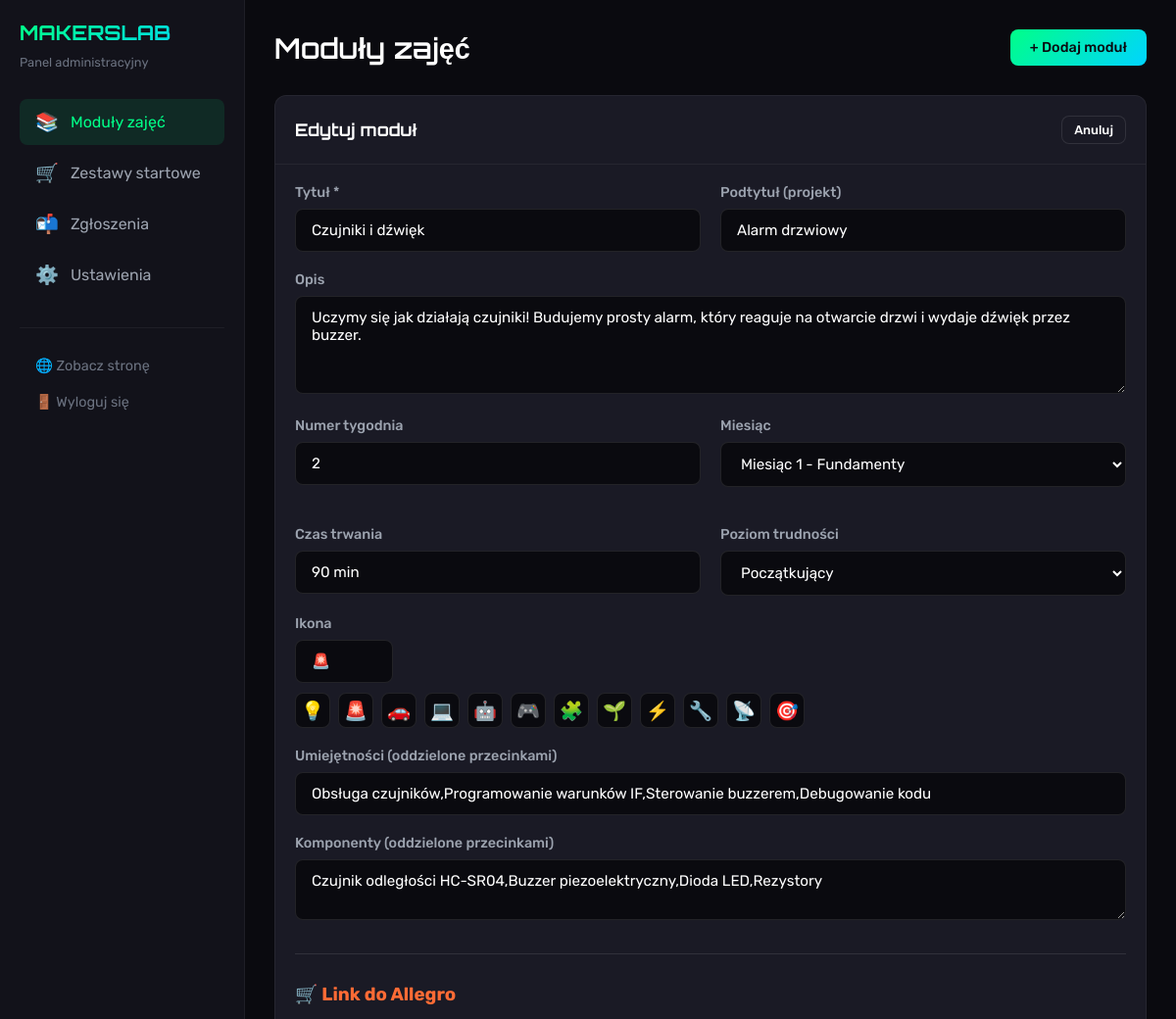
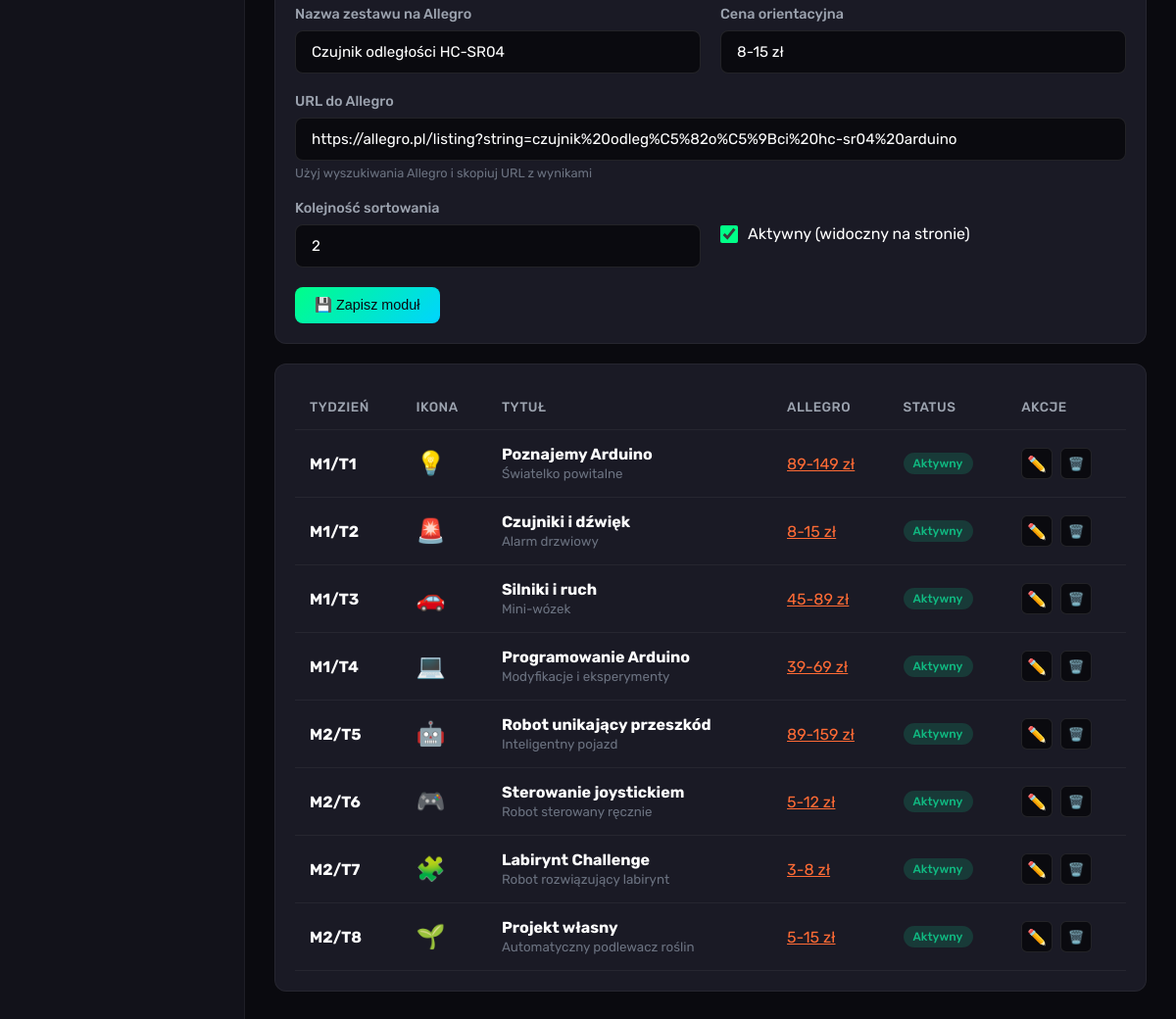
The app's page /admin.php?tab=modules&edit_module=2 (signed in) with its own data (2 pictures, top to bottom).
### tables this page shows
CREATE TABLE modules (
                id INTEGER PRIMARY KEY AUTOINCREMENT,
                title VARCHAR(255) NOT NULL,
                subtitle VARCHAR(255),
                description TEXT,
                week_number INTEGER,
                month_number INTEGER DEFAULT 1,
                duration VARCHAR(50) DEFAULT '60 min',
                difficulty VARCHAR(20) DEFAULT 'beginner',
                icon VARCHAR(50) DEFAULT '🔧',
                allegro_url TEXT,
                allegro_price VARCHAR(50),
                allegro_title VARCHAR(255),
                skills TEXT,
                components TEXT,
                is_active INTEGER DEFAULT 1,
                sort_order INTEGER DEFAULT 0,
                created_at DATETIME DEFAULT CURRENT_TIMESTAMP,
                updated_at DATETIME DEFAULT CURRENT_TIMESTAMP
            );

### admin.php (the view, shortened to what the rows shown need)
<?php
require_once __DIR__ . '/includes/database.php';
$db = Database::getInstance();
$isLoggedIn = isset($_SESSION['admin_logged_in']) && $_SESSION['admin_logged_in'] === true;
$loginError = '';
$tab = $_GET['tab'] ?? 'modules';
$modules = $db->getModules(false);
$editModule = null;
if (isset($_GET['edit_module'])) {
    $editModule = $db->getModule(intval($_GET['edit_module']));
}
?>
<!DOCTYPE html>
<html lang="pl">
<head>
</head>
<body>
    <?php if (!$isLoggedIn): ?>
    <div class="login-page">
        <div class="login-box">
            <h1>🔐 Panel CMS</h1>
            <?php if ($loginError): ?>
            <div class="alert alert-error">
                <?= htmlspecialchars($loginError) ?>
            </div>
            <?php endif; ?>
            <form method="POST">
                <div class="form-group">
                    <label class="form-label">Hasło administratora</label>
                    <input type="password" name="password" class="form-input" required autofocus>
                </div>
                <button type="submit" name="login" class="btn btn-primary" style="width: 100%;">
                    Zaloguj się
                </button>
            </form>
            <p style="text-align: center; margin-top: 20px; color: var(--gray); font-size: 0.85rem;">
                Domyślne hasło: makerslab2024
            </p>
        </div>
    </div>
    <?php else: ?>
    <div class="admin-layout">
        <main class="main-content">
            <?php if ($tab === 'modules'): ?>
            <div class="page-header">
                <h1 class="page-title">Moduły zajęć</h1>
            </div>
            <?php if (isset($_GET['new']) || $editModule): ?>
            <div class="card">
                <div class="card-header">
                    <h2 class="card-title"><?= $editModule ? 'Edytuj moduł' : 'Nowy moduł' ?></h2>
                    <a href="?tab=modules" class="btn btn-secondary btn-sm">Anuluj</a>
                </div>
                <div class="card-body">
                    <form method="POST">
                        <div class="form-grid">
                            <div class="form-group">
                                <label class="form-label">Tytuł *</label>
                                <input type="text" name="title" class="form-input" required
                                       value="<?= htmlspecialchars($editModule['title'] ?? '') ?>">
                            </div>
                            <div class="form-group">
                                <label class="form-label">Podtytuł (projekt)</label>
                                <input type="text" name="subtitle" class="form-input"
                                       value="<?= htmlspecialchars($editModule['subtitle'] ?? '') ?>">
                            </div>
                        </div>
                        <div class="form-group full-width">
                            <label class="form-label">Opis</label>
                            <textarea name="description" class="form-textarea"><?= htmlspecialchars($editModule['description'] ?? '') ?></textarea>
                        </div>
                        <div class="form-grid">
                            <div class="form-group">
                                <label class="form-label">Numer tygodnia</label>
                                <input type="number" name="week_number" class="form-input" min="1" max="12"
                                       value="<?= $editModule['week_number'] ?? 1 ?>">
                            </div>
                            <div class="form-group">
                                <label class="form-label">Miesiąc</label>
                                <select name="month_number" class="form-select">
                                    <option value="1" <?= ($editModule['month_number'] ?? 1) == 1 ? 'selected' : '' ?>>Miesiąc 1 - Fundamenty</option>
                                </select>
                            </div>
                            <div class="form-group">
                                <label class="form-label">Czas trwania</label>
                                <input type="text" name="duration" class="form-input"
                                       value="<?= htmlspecialchars($editModule['duration'] ?? '90 min') ?>">
                            </div>
                            <div class="form-group">
                                <label class="form-label">Poziom trudności</label>
                                <select name="difficulty" class="form-select">
                                    <option value="beginner" <?= ($editModule['difficulty'] ?? '') == 'beginner' ? 'selected' : '' ?>>Początkujący</option>
                                </select>
                            </div>
                        </div>
                        <div class="form-group">
                            <label class="form-label">Ikona</label>
                            <input type="text" name="icon" id="iconInput" class="form-input"
                                   value="<?= htmlspecialchars($editModule['icon'] ?? '🔧') ?>" style="width: 100px;">
                            <div class="emoji-picker">
                                <?php foreach (['💡', '🚨', '🚗', '💻', '🤖', '🎮', '🧩', '🌱', '⚡', '🔧', '📡', '🎯'] as $emoji): ?>
                                <button type="button" class="emoji-btn" onclick="document.getElementById('iconInput').value='<?= $emoji ?>'"><?= $emoji ?></button>
                                <?php endforeach; ?>
                            </div>
                        </div>
                        <div class="form-group full-width">
                            <label class="form-label">Umiejętności (oddzielone przecinkami)</label>
                            <input type="text" name="skills" class="form-input"
                                   value="<?= htmlspecialchars($editModule['skills'] ?? '') ?>"
                                   placeholder="Podstawy elektroniki, Montaż na breadboard, Pierwszy kod Arduino">
                        </div>
                        <div class="form-group full-width">
                            <label class="form-label">Komponenty (oddzielone przecinkami)</label>
                            <textarea name="components" class="form-textarea" style="min-height: 60px;"
                                      placeholder="Arduino UNO, Breadboard, Diody LED"><?= htmlspecialchars($editModule['components'] ?? '') ?></textarea>
                        </div>
                        <hr style="border: none; border-top: 1px solid rgba(255,255,255,0.1); margin: 30px 0;">
                        <h3 style="margin-bottom: 20px; color: var(--secondary);">🛒 Link do Allegro</h3>
                        <div class="form-grid">
                            <div class="form-group">
                                <label class="form-label">Nazwa zestawu na Allegro</label>
                                <input type="text" name="allegro_title" class="form-input"
                                       value="<?= htmlspecialchars($editModule['allegro_title'] ?? '') ?>">
                            </div>
                            <div class="form-group">
                                <label class="form-label">Cena orientacyjna</label>
                                <input type="text" name="allegro_price" class="form-input"
                                       value="<?= htmlspecialchars($editModule['allegro_price'] ?? '') ?>"
                                       placeholder="89-149 zł">
                            </div>
                        </div>
                        <div class="form-group full-width">
                            <label class="form-label">URL do Allegro</label>
                            <input type="url" name="allegro_url" class="form-input"
                                   value="<?= htmlspecialchars($editModule['allegro_url'] ?? '') ?>"
                                   placeholder="https://allegro.pl/listing?string=...">
                            <p class="form-hint">Użyj wyszukiwania Allegro i skopiuj URL z wynikami</p>
                        </div>
                        <div class="form-grid">
                            <div class="form-group">
                                <label class="form-label">Kolejność sortowania</label>
                                <input type="number" name="sort_order" class="form-input" min="0"
                                       value="<?= $editModule['sort_order'] ?? 0 ?>">
                            </div>
                            <div class="form-group">
                                <label class="form-label">&nbsp;</label>
                                <div class="form-checkbox">
                                    <input type="checkbox" name="is_active" id="is_active" value="1"
                                           <?= ($editModule['is_active'] ?? 1) ? 'checked' : '' ?>>
                                    <label for="is_active">Aktywny (widoczny na stronie)</label>
                                </div>
                            </div>
                        </div>
                        <button type="submit" name="save_module" class="btn btn-primary">
                            💾 Zapisz moduł
                        </button>
                    </form>
                </div>
            </div>
            <?php endif; ?>
            <div class="card">
                <div class="card-body">
                    <div class="table-container">
                        <table>
                            <thead>
                                <tr>
                                    <th>Tydzień</th>
                                    <th>Ikona</th>
                                    <th>Tytuł</th>
                                    <th>Allegro</th>
                                    <th>Status</th>
                                    <th>Akcje</th>
                                </tr>
                            </thead>
                            <tbody>
                                <?php foreach ($modules as $module): ?>
                                <tr>
                                    <td>
                                        <strong>M<?= $module['month_number'] ?>/T<?= $module['week_number'] ?></strong>
                                    </td>
                                    <td style="font-size: 1.5rem;"><?= $module['icon'] ?></td>
                                    <td>
                                        <strong><?= htmlspecialchars($module['title']) ?></strong><br>
                                        <small style="color: var(--gray);"><?= htmlspecialchars($module['subtitle']) ?></small>
                                    </td>
                                    <td>
                                        <?php if ($module['allegro_url']): ?>
                                        <a href="<?= htmlspecialchars($module['allegro_url']) ?>" target="_blank" style="color: var(--secondary);">
                                            <?= htmlspecialchars($module['allegro_price']) ?>
                                        </a>
                                        <?php else: ?>
                                        <span style="color: var(--gray);">-</span>
                                        <?php endif; ?>
                                    </td>
                                    <td>
                                        <span class="status-badge <?= $module['is_active'] ? 'status-active' : 'status-inactive' ?>">
                                            <?= $module['is_active'] ? 'Aktywny' : 'Nieaktywny' ?>
                                        </span>
                                    </td>
                                    <td>
                                        <div class="actions">
                                            <a href="?tab=modules&edit_module=<?= $module['id'] ?>" class="icon-btn" title="Edytuj">✏️</a>
                                            <form method="POST" style="display: inline;" onsubmit="return confirm('Czy na pewno usunąć ten moduł?');">
                                                <button type="submit" name="delete_module" class="icon-btn danger" title="Usuń">🗑️</button>
                                            </form>
                                        </div>
                                    </td>
                                </tr>
                                <?php endforeach; ?>
                            </tbody>
                        </table>
                    </div>
                </div>
            </div>
            <?php endif; ?>
        </main>
    </div>
    <?php endif; ?>
</body>
</html>

### records on screen
modules: title "Czujniki i dźwięk", subtitle "Alarm drzwiowy", description "Uczymy się jak działają czujniki! Budujemy prosty alarm, który reaguje na otwarcie drzwi i wydaje dźwięk przez buzzer.", week_number "2", month_number "Miesiąc 1 - Fundamenty", duration "90 min", difficulty "Początkujący", icon "🚨", skills "Obsługa czujników,Programowanie warunków IF,Sterowanie buzzerem,Debugowanie kodu", components "Czujnik odległości HC-SR04,Buzzer piezoelektryczny,Dioda LED,Rezystory", allegro_title "Czujnik odległości HC-SR04", allegro_price "8-15 zł", allegro_url "https://allegro.pl/listing?string=czujnik%20odleg%C5%82o%C5%9Bci%20hc-sr04%20arduino", sort_order "2", is_active "☑", month_number "1", shows "Aktywny"
modules: month_number "1", week_number "1", icon "💡", title "Poznajemy Arduino", subtitle "Światelko powitalne", allegro_price "89-149 zł", is_active "Aktywny"
modules: month_number "1", week_number "3", icon "🚗", title "Silniki i ruch", subtitle "Mini-wózek", allegro_price "45-89 zł", is_active "Aktywny"
modules: month_number "1", week_number "4", icon "💻", title "Programowanie Arduino", subtitle "Modyfikacje i eksperymenty", allegro_price "39-69 zł", is_active "Aktywny"
modules: month_number "2", week_number "5", icon "🤖", title "Robot unikający przeszkód", subtitle "Inteligentny pojazd", allegro_price "89-159 zł", is_active "Aktywny"
modules: month_number "2", week_number "6", icon "🎮", title "Sterowanie joystickiem", subtitle "Robot sterowany ręcznie", allegro_price "5-12 zł", is_active "Aktywny"
modules: month_number "2", week_number "7", icon "🧩", title "Labirynt Challenge", subtitle "Robot rozwiązujący labirynt", allegro_price "3-8 zł", is_active "Aktywny"
modules: month_number "2", week_number "8", icon "🌱", title "Projekt własny", subtitle "Automatyczny podlewacz roślin", allegro_price "5-15 zł", is_active "Aktywny"

### other values on screen
$emoji "💡"
$emoji "🚨"
$emoji "🚗"
$emoji "💻"
$emoji "🤖"
$emoji "🎮"
$emoji "🧩"
$emoji "🌱"
$emoji "⚡"
$emoji "🔧"
$emoji "📡"
$emoji "🎯"
